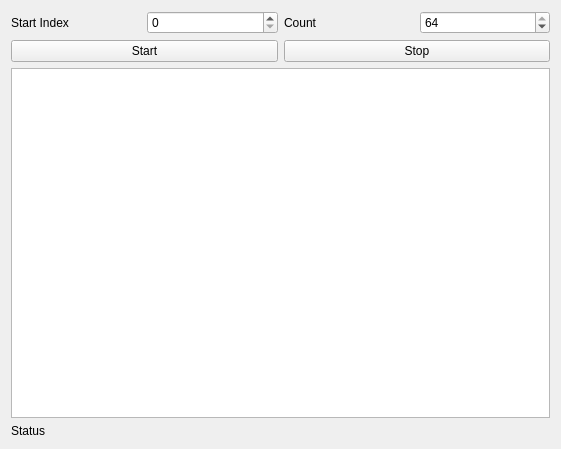
<?xml version="1.0" encoding="UTF-8"?>
<ui version="4.0">
 <class>FormBatchUploader</class>
 <widget class="QWidget" name="FormBatchUploader">
  <property name="geometry">
   <rect>
    <x>0</x>
    <y>0</y>
    <width>561</width>
    <height>449</height>
   </rect>
  </property>
  <property name="windowTitle">
   <string>Batch Uploader</string>
  </property>
  <layout class="QVBoxLayout" name="verticalLayout">
   <item>
    <layout class="QHBoxLayout" name="horizontalLayout_2">
     <item>
      <widget class="QLabel" name="label">
       <property name="text">
        <string>Start Index</string>
       </property>
      </widget>
     </item>
     <item>
      <widget class="QSpinBox" name="spinBoxStartIndex">
       <property name="maximum">
        <number>63</number>
       </property>
      </widget>
     </item>
     <item>
      <widget class="QLabel" name="label_2">
       <property name="text">
        <string>Count</string>
       </property>
      </widget>
     </item>
     <item>
      <widget class="QSpinBox" name="spinBoxCount">
       <property name="maximum">
        <number>64</number>
       </property>
       <property name="value">
        <number>64</number>
       </property>
      </widget>
     </item>
    </layout>
   </item>
   <item>
    <layout class="QHBoxLayout" name="horizontalLayout">
     <item>
      <widget class="QPushButton" name="pushButtonStart">
       <property name="text">
        <string>Start</string>
       </property>
      </widget>
     </item>
     <item>
      <widget class="QPushButton" name="pushButtonStop">
       <property name="text">
        <string>Stop</string>
       </property>
      </widget>
     </item>
    </layout>
   </item>
   <item>
    <widget class="QTableWidget" name="tableWidget">
     <property name="editTriggers">
      <set>QAbstractItemView::NoEditTriggers</set>
     </property>
     <property name="selectionBehavior">
      <enum>QAbstractItemView::SelectRows</enum>
     </property>
    </widget>
   </item>
   <item>
    <widget class="QLabel" name="labelStatus">
     <property name="text">
      <string>Status</string>
     </property>
    </widget>
   </item>
  </layout>
 </widget>
 <resources/>
 <connections/>
</ui>
